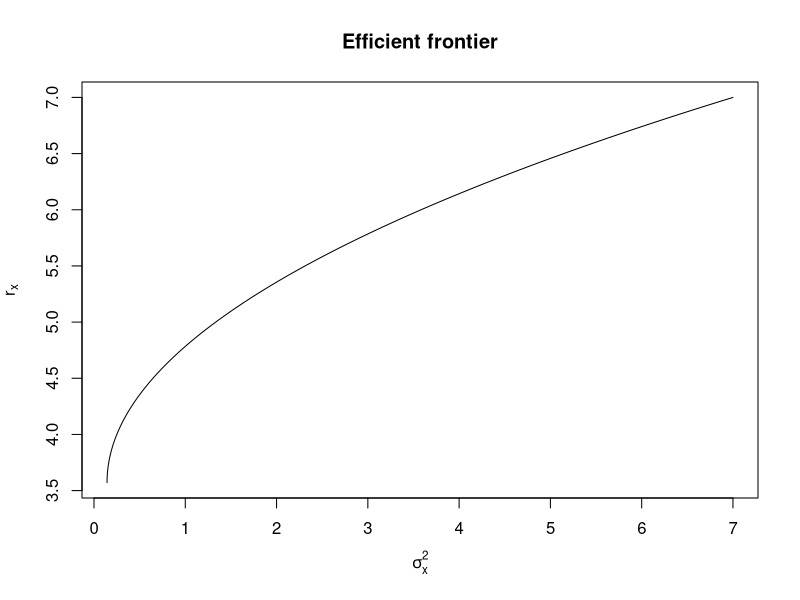
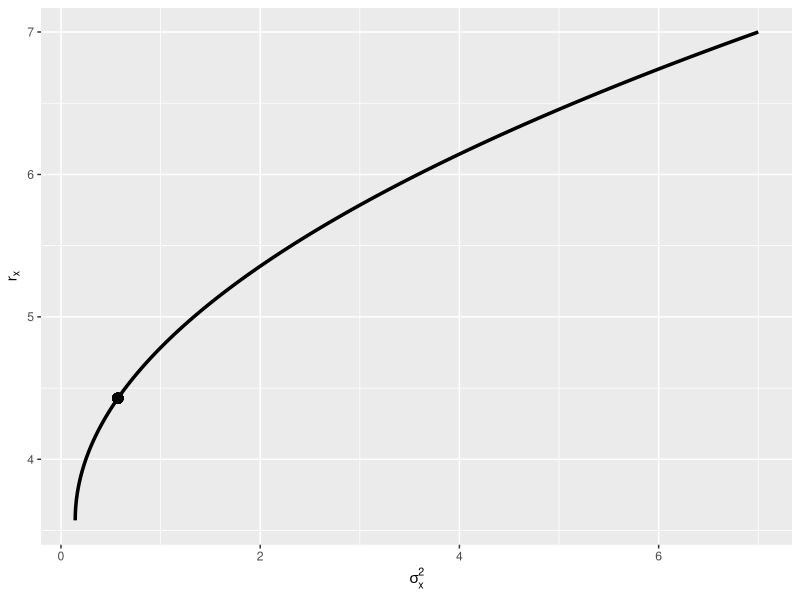
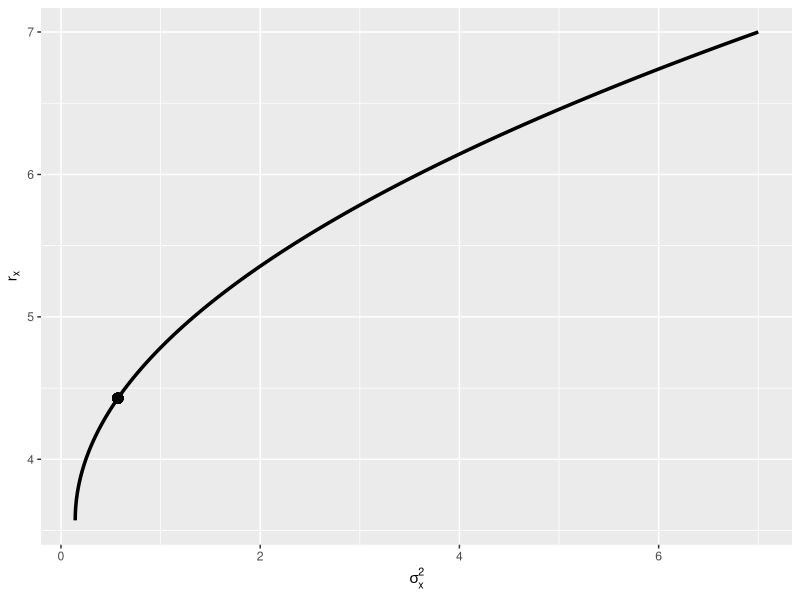

Generate these figures, in order, with R:

library(rlist)
library(ggplot2)

C1 <- as.matrix(cbind(c(1/4,0),c(0,1/3)))

C_inv <- solve(C1)

vec1 <- rep(1, ncol(C1))

m = c(4,3)

A = sum(vec1 * (C_inv%*%m))

B = sum( m * (C_inv %*% m))

C = sum(vec1 * (C_inv %*% vec1))

D = B*C-A^2


x <- seq(0,4, .001)
plot(1/C+(x/2)^2*D/C,A/C+x/2*D/C, main = "Efficient frontier", xlab = expression(sigma[x]^2),ylab=expression(r[x]), type ="l")

liste1 <- c()
liste2 <- c()

for (x in seq(0,4, .001)){
  liste1 <- list.append(liste1,1/C+(x/2)^2*D/C)
  liste2 <- list.append(liste2,A/C+x/2*D/C)
}

liste11 <- as.matrix(liste1)

liste21 <- as.matrix(liste2)
                     
colnames(liste11) <- "variance"
colnames(liste21) <- "return"
matrix <- cbind(liste11,liste21)

liste11[1]
liste21[1]

ggplot(data=matrix, aes(x=variance, y=return))+labs(x=expression(sigma[x]^2),y=expression(r[x]))+ geom_line(size=1.2)+geom_point(x=liste11[1001],y=liste21[1001],size=3)

ggsave(file="rplot_efficient_frontier.png",width=16,height=9,dpi=300)
seq(0,4, .001)[1001]

liste11[1001]
liste21[1001]


31/7
